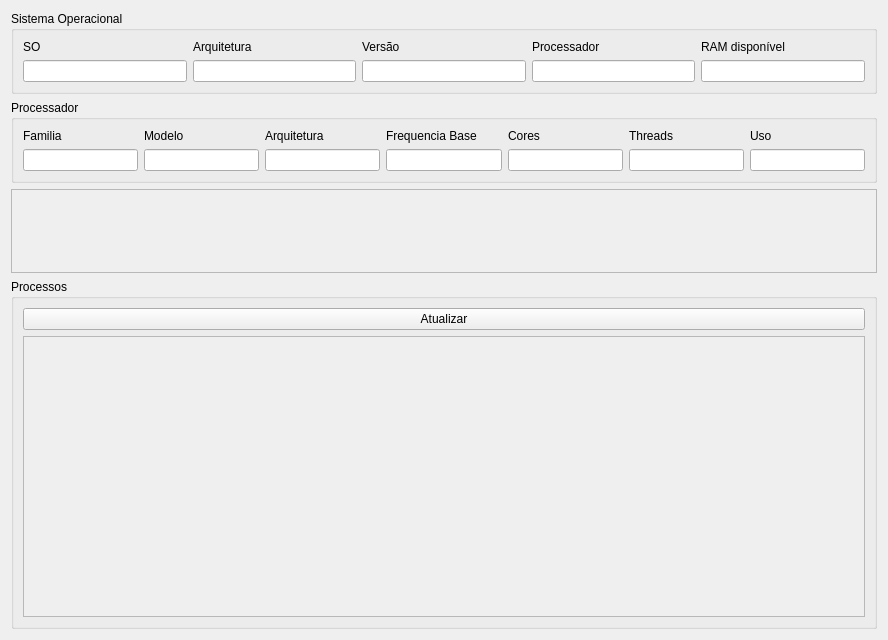
<?xml version="1.0" encoding="UTF-8"?>
<ui version="4.0">
 <class>Widget</class>
 <widget class="QWidget" name="Widget">
  <property name="geometry">
   <rect>
    <x>0</x>
    <y>0</y>
    <width>888</width>
    <height>640</height>
   </rect>
  </property>
  <property name="minimumSize">
   <size>
    <width>888</width>
    <height>640</height>
   </size>
  </property>
  <property name="windowTitle">
   <string>HardwareScanner</string>
  </property>
  <layout class="QVBoxLayout" name="verticalLayout_2">
   <item>
    <layout class="QVBoxLayout" name="SOinfos">
     <item>
      <widget class="QGroupBox" name="groupBox">
       <property name="title">
        <string>Sistema Operacional</string>
       </property>
       <layout class="QHBoxLayout" name="horizontalLayout">
        <item>
         <layout class="QVBoxLayout" name="verticalLayout_3">
          <property name="leftMargin">
           <number>0</number>
          </property>
          <item>
           <widget class="QLabel" name="label">
            <property name="text">
             <string>SO</string>
            </property>
           </widget>
          </item>
          <item>
           <widget class="QLineEdit" name="soname">
            <property name="accessibleName">
             <string>soname</string>
            </property>
            <property name="readOnly">
             <bool>true</bool>
            </property>
           </widget>
          </item>
         </layout>
        </item>
        <item>
         <layout class="QVBoxLayout" name="verticalLayout_4">
          <property name="rightMargin">
           <number>0</number>
          </property>
          <item>
           <widget class="QLabel" name="label_2">
            <property name="text">
             <string>Arquitetura</string>
            </property>
           </widget>
          </item>
          <item>
           <widget class="QLineEdit" name="soarq">
            <property name="readOnly">
             <bool>true</bool>
            </property>
           </widget>
          </item>
         </layout>
        </item>
        <item>
         <layout class="QVBoxLayout" name="verticalLayout_5">
          <property name="rightMargin">
           <number>0</number>
          </property>
          <item>
           <widget class="QLabel" name="label_3">
            <property name="text">
             <string>Versão</string>
            </property>
           </widget>
          </item>
          <item>
           <widget class="QLineEdit" name="soversion">
            <property name="readOnly">
             <bool>true</bool>
            </property>
           </widget>
          </item>
         </layout>
        </item>
        <item>
         <layout class="QVBoxLayout" name="verticalLayout_6">
          <property name="rightMargin">
           <number>0</number>
          </property>
          <item>
           <widget class="QLabel" name="label_4">
            <property name="text">
             <string>Processador</string>
            </property>
           </widget>
          </item>
          <item>
           <widget class="QLineEdit" name="soprocessor">
            <property name="readOnly">
             <bool>true</bool>
            </property>
           </widget>
          </item>
         </layout>
        </item>
        <item>
         <layout class="QVBoxLayout" name="verticalLayout_7">
          <property name="rightMargin">
           <number>0</number>
          </property>
          <item>
           <widget class="QLabel" name="label_5">
            <property name="text">
             <string>RAM disponível</string>
            </property>
           </widget>
          </item>
          <item>
           <widget class="QLineEdit" name="soram">
            <property name="readOnly">
             <bool>true</bool>
            </property>
           </widget>
          </item>
         </layout>
        </item>
       </layout>
      </widget>
     </item>
    </layout>
   </item>
   <item>
    <widget class="QGroupBox" name="groupBox_2">
     <property name="title">
      <string>Processador</string>
     </property>
     <layout class="QHBoxLayout" name="horizontalLayout_2">
      <item>
       <layout class="QVBoxLayout" name="verticalLayout">
        <property name="rightMargin">
         <number>0</number>
        </property>
        <item>
         <widget class="QLabel" name="label_6">
          <property name="text">
           <string>Familia</string>
          </property>
         </widget>
        </item>
        <item>
         <widget class="QLineEdit" name="processorfamily">
          <property name="readOnly">
           <bool>true</bool>
          </property>
         </widget>
        </item>
       </layout>
      </item>
      <item>
       <layout class="QVBoxLayout" name="verticalLayout_8">
        <property name="rightMargin">
         <number>0</number>
        </property>
        <property name="bottomMargin">
         <number>0</number>
        </property>
        <item>
         <widget class="QLabel" name="label_7">
          <property name="text">
           <string>Modelo</string>
          </property>
         </widget>
        </item>
        <item>
         <widget class="QLineEdit" name="processor">
          <property name="readOnly">
           <bool>true</bool>
          </property>
         </widget>
        </item>
       </layout>
      </item>
      <item>
       <layout class="QVBoxLayout" name="verticalLayout_10">
        <property name="rightMargin">
         <number>0</number>
        </property>
        <item>
         <widget class="QLabel" name="label_9">
          <property name="text">
           <string>Arquitetura</string>
          </property>
         </widget>
        </item>
        <item>
         <widget class="QLineEdit" name="processorarq">
          <property name="readOnly">
           <bool>true</bool>
          </property>
         </widget>
        </item>
       </layout>
      </item>
      <item>
       <layout class="QVBoxLayout" name="verticalLayout_9">
        <property name="rightMargin">
         <number>0</number>
        </property>
        <item>
         <widget class="QLabel" name="label_8">
          <property name="text">
           <string>Frequencia Base</string>
          </property>
         </widget>
        </item>
        <item>
         <widget class="QLineEdit" name="processorfreq">
          <property name="readOnly">
           <bool>true</bool>
          </property>
         </widget>
        </item>
       </layout>
      </item>
      <item>
       <layout class="QVBoxLayout" name="verticalLayout_11">
        <property name="rightMargin">
         <number>0</number>
        </property>
        <item>
         <widget class="QLabel" name="label_10">
          <property name="text">
           <string>Cores</string>
          </property>
         </widget>
        </item>
        <item>
         <widget class="QLineEdit" name="processorcores">
          <property name="readOnly">
           <bool>true</bool>
          </property>
         </widget>
        </item>
       </layout>
      </item>
      <item>
       <layout class="QVBoxLayout" name="verticalLayout_12">
        <property name="rightMargin">
         <number>0</number>
        </property>
        <item>
         <widget class="QLabel" name="label_11">
          <property name="text">
           <string>Threads</string>
          </property>
         </widget>
        </item>
        <item>
         <widget class="QLineEdit" name="processorthreads">
          <property name="readOnly">
           <bool>true</bool>
          </property>
         </widget>
        </item>
       </layout>
      </item>
      <item>
       <layout class="QVBoxLayout" name="verticalLayout_13">
        <property name="rightMargin">
         <number>0</number>
        </property>
        <item>
         <widget class="QLabel" name="label_13">
          <property name="text">
           <string>Uso</string>
          </property>
         </widget>
        </item>
        <item>
         <widget class="QLineEdit" name="processorutil">
          <property name="readOnly">
           <bool>true</bool>
          </property>
         </widget>
        </item>
       </layout>
      </item>
     </layout>
    </widget>
   </item>
   <item>
    <widget class="QScrollArea" name="GPUs">
     <property name="widgetResizable">
      <bool>true</bool>
     </property>
     <widget class="QWidget" name="scrollAreaWidgetContents">
      <property name="geometry">
       <rect>
        <x>0</x>
        <y>0</y>
        <width>868</width>
        <height>86</height>
       </rect>
      </property>
      <layout class="QVBoxLayout" name="verticalLayout_15">
       <item>
        <layout class="QVBoxLayout" name="scrollGPUs"/>
       </item>
      </layout>
     </widget>
    </widget>
   </item>
   <item>
    <widget class="QGroupBox" name="groupBox_3">
     <property name="minimumSize">
      <size>
       <width>0</width>
       <height>350</height>
      </size>
     </property>
     <property name="title">
      <string>Processos</string>
     </property>
     <layout class="QVBoxLayout" name="verticalLayout_14">
      <item>
       <widget class="QPushButton" name="atualizarprocess">
        <property name="text">
         <string>Atualizar</string>
        </property>
       </widget>
      </item>
      <item>
       <widget class="QScrollArea" name="scrollAreaProcessos">
        <property name="widgetResizable">
         <bool>true</bool>
        </property>
        <widget class="QWidget" name="scrollAreaWidgetContents_2">
         <property name="geometry">
          <rect>
           <x>0</x>
           <y>0</y>
           <width>848</width>
           <height>282</height>
          </rect>
         </property>
         <layout class="QVBoxLayout" name="verticalLayout_16">
          <item>
           <layout class="QVBoxLayout" name="scrollProcessos"/>
          </item>
         </layout>
        </widget>
       </widget>
      </item>
     </layout>
    </widget>
   </item>
  </layout>
 </widget>
 <resources/>
 <connections/>
</ui>
